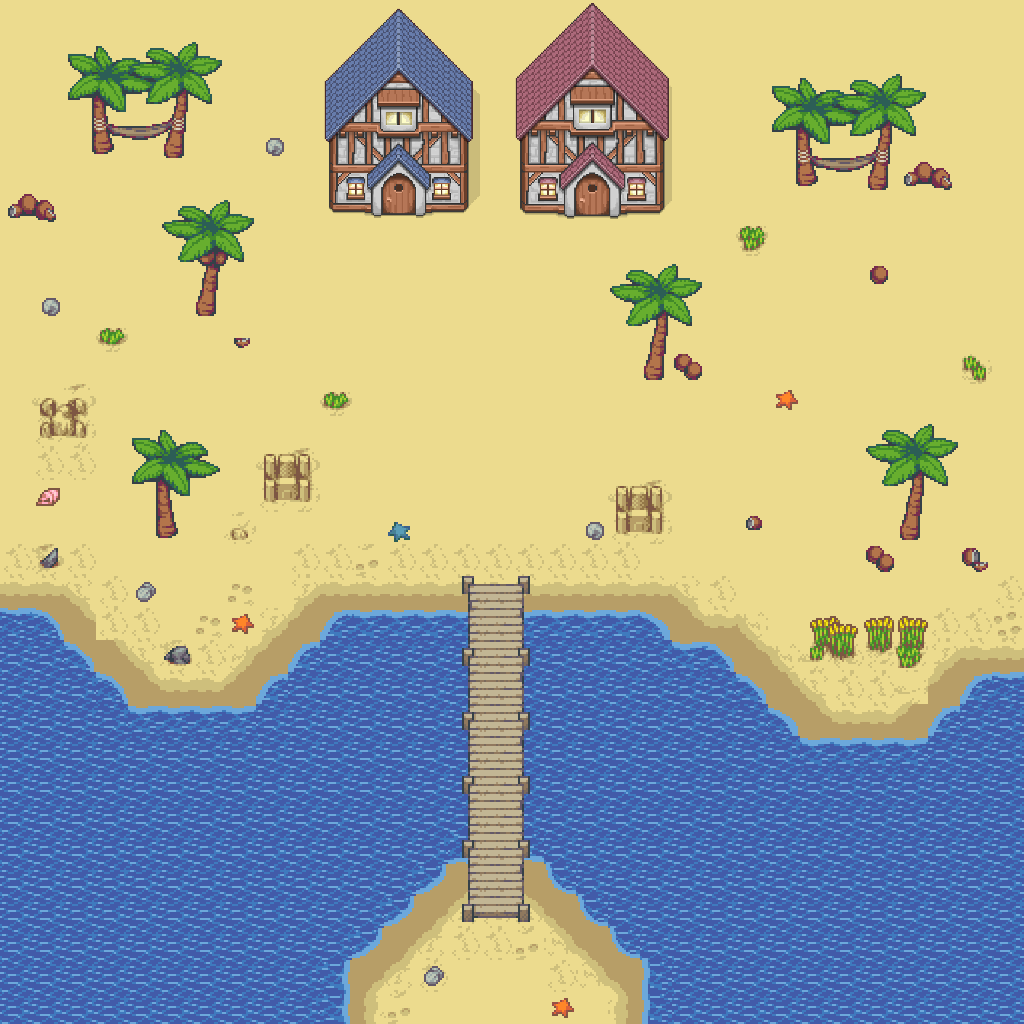

This is a level from a 2D game, rendered from its Tiled map with the project's own tilesets. A one-line summary and the map file follow, with tile-layer data summarised:
An orthogonal 32x32 tile map with 32x32 px tiles, 2 tile layers (Tile Layer 1, Tile Layer 2), 4 tilesets.

<map version="1.10" tiledversion="1.10.2" orientation="orthogonal" renderorder="right-down" width="32" height="32" tilewidth="32" tileheight="32" infinite="0" nextlayerid="3" nextobjectid="1">
 <tileset firstgid="1" name="beach_tileset" tilewidth="32" tileheight="32" tilecount="256" columns="16">
  <image source="beach_tileset.png" width="512" height="512" />
 </tileset>
 <tileset firstgid="257" name="beach_tileset2" tilewidth="32" tileheight="32" tilecount="192" columns="16">
  <image source="beach_tileset2.png" width="512" height="384" />
 </tileset>
 <tileset firstgid="449" name="house1" tilewidth="32" tileheight="32" tilecount="35" columns="5">
  <image source="house1.png" width="160" height="224" />
 </tileset>
 <tileset firstgid="484" name="house2" tilewidth="32" tileheight="32" tilecount="35" columns="5">
  <image source="house2.png" width="160" height="224" />
 </tileset>
 <layer id="1" name="Tile Layer 1" width="32" height="32">
  <data>[1024 cells, 1024 non-empty, 49 distinct tile ids]</data>
 </layer>
 <layer id="2" name="Tile Layer 2" width="32" height="32">
  <data>[1024 cells, 265 non-empty, 171 distinct tile ids]</data>
 </layer>
</map>
